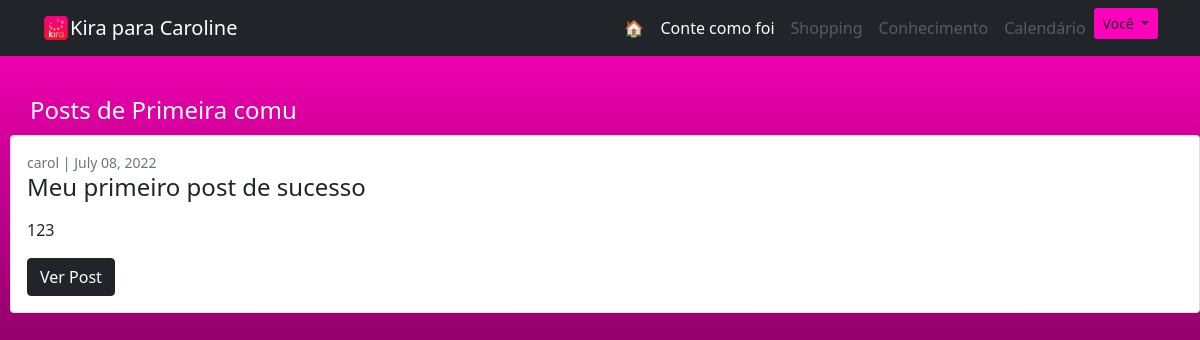
The page /busca/1 (signed in) on the database its author committed.
### main.py (models this page shows)
class Usuario(UserMixin, db.Model): #PAI
    __tablename__ = "usuarios"
    id = db.Column(db.Integer, primary_key=True)
    nome_completo = db.Column(db.String(200))
    username = db.Column(db.String(100), unique=True)
    email = db.Column(db.String(200), unique=True)
    password = db.Column(db.String(100))
    pontos = db.Column(db.Integer)
    posts = relationship("Post", back_populates="autor_post")
    comentarios_usuario = relationship("Comentario", back_populates="autor_comentario")
    comunidades_criadas = relationship("Comunidade", back_populates="criador")
    entradas_usuario = relationship("Entrada", back_populates="autor_entrada")
    dms_recebidas = relationship("DirectMessage", back_populates="recipiente")

class Comunidade(db.Model): #PAI
    __tablename__ = "comunidades"
    id = db.Column(db.Integer, primary_key=True)
    id_criador = db.Column(db.Integer, db.ForeignKey("usuarios.id"))
    nome = db.Column(db.String(100), nullable=False)
    descricao = db.Column(db.String(500), nullable=False)
    data_criacao = db.Column(db.Date, nullable=False)
    criador = relationship("Usuario", back_populates="comunidades_criadas")
    posts = relationship("Post", back_populates="comunidade")

class Post(db.Model): #FILHO
    __tablename__ = "posts"
    id = db.Column(db.Integer, primary_key=True)
    id_autor_post = db.Column(db.Integer, db.ForeignKey("usuarios.id"))
    id_comunidade = db.Column(db.Integer, db.ForeignKey("comunidades.id"))
    titulo = db.Column(db.String(140), nullable=False)
    data = db.Column(db.Date, nullable=False)
    corpo = db.Column(db.Text, nullable=False)
    eh_artigo = db.Column(db.Boolean,nullable=False)
    upvotes = db.Column(db.Integer, default=0)
    comentarios = relationship("Comentario", back_populates="parent_post")
    autor_post = relationship("Usuario", back_populates="posts")
    comunidade = relationship("Comunidade", back_populates="posts")

### main.py (the view)
@app.route("/busca/<id_comu>")
def busca_comunidade(id_comu: int):
    comunidade_escolhida = Comunidade.query.get(id_comu)
    all_category_posts = db.session.query(Post) \
        .filter_by(comunidade=comunidade_escolhida) \
        .order_by(Post.id.desc())
    todas = db.session.query(Comunidade).all()
    if current_user.is_authenticated:
        inscricoes = db.session.query(Participacao).filter_by(id_usuario=current_user.id).all()
        todas = [db.session.query(Comunidade).get(inscricao.id_comunidade)
                                  for inscricao in inscricoes]
    return render_template('posts-comunidade.html',
                           posts=all_category_posts,
                           comunidade=comunidade_escolhida,
                           comunidades=todas)

### main.py (called while the page is built)
@login_manager.user_loader
def load_user(id):
    return Usuario.query.get(id)

### templates/posts-comunidade.html (shortened to what this page needs)
{% extends "base.html" %}
{% block content %}
<div style="margin-left: 10px; height: 100%">
    <h4 class="text-white" style="margin: 40px auto 10px 20px">Posts de {{ comunidade.nome }} </h4>
    {% for post in comunidade.posts %}
        <div class="card col-lg-12" style="margin: 5px auto 5px auto">
            <div class="card-body">
                <div class="small text-muted">{{ post.autor_post.username }} | {{ post.data.strftime("%B %d, %Y") }}</div>
                <h2 class="card-title h4">{{ post.titulo[:51] }}{% if post.titulo[50] %}... {% endif %}</h2>
                <p class="card-text">{{ post.corpo[:101] | safe }}{% if post.corpo[100] %}... {% endif %}</p>
                <div id="buttons" style="position: relative">
                    <a class="btn btn-dark" href="{{ url_for('show_post', q_id=post.id) }}">Ver Post</a>
                </div>
            </div>
        </div>
    {% endfor %}
    </div>
{% endblock %}

### templates/base.html (shortened to what this page needs)
<!DOCTYPE html>
<html lang="en">
    <head>
        <link href="../static/css/styles.css" rel="stylesheet" />
    </head>
    <body class="bg-secondary">
        <nav class="navbar sticky-top navbar-expand-lg navbar-dark bg-dark">
            <div class="container">
                <img src="../static/assets/kira-rosa.png" style="width:28px; height: 28px">
                <a class="navbar-brand text-white" >Kira {%if current_user.is_authenticated %} para {{current_user.nome_completo.split()[0]}} {% endif %}</a>
                <div class="collapse navbar-collapse" id="navbarSupportedContent">
                    <ul class="navbar-nav ms-auto mb-2 mb-lg-0">
                        <li class="nav-item"><a class="nav-link link-topo text-white" href="{{ url_for('home') }}">🏠</a></li>
                        <li class="nav-item"><a class="nav-link link-topo text-white" href="{{ url_for('comunidades', base="featured", pagina=1) }}">Conte como foi</a></li>
                        <li class="nav-item"><a class="nav-link link-topo disabled" href="{{ url_for('shopping') }}">Shopping</a></li>
                        <li class="nav-item"><a class="nav-link link-topo disabled" href="{{ url_for('conhecimento') }}">Conhecimento</a></li>
                        {% if current_user.is_authenticated %}
                        <li class="nav-item"><a class="nav-link link-topo disabled" href="{{ url_for('conhecimento') }}">Calendário</a></li>
                        <li class="nav-item">
                            <div class="btn-group">
                                <button type="button" class="btn btn-sm botao-rosa dropdown-toggle" data-toggle="dropdown" aria-haspopup="true" aria-expanded="false">
                                    Você
                                </button>
                            </div>
                        </li>
                        {% endif %}
                    </ul>
                </div>
            </div>
        </nav>
        {% block content %}
        {% endblock %}
    </body>
</html>

### rows shown on the page
Usuario: nome_completo "Caroline"
Comunidade: nome "Primeira comu"
Post: autor_post.username "carol", data "July 08, 2022", titulo "Meu primeiro post de sucesso", corpo "123"
